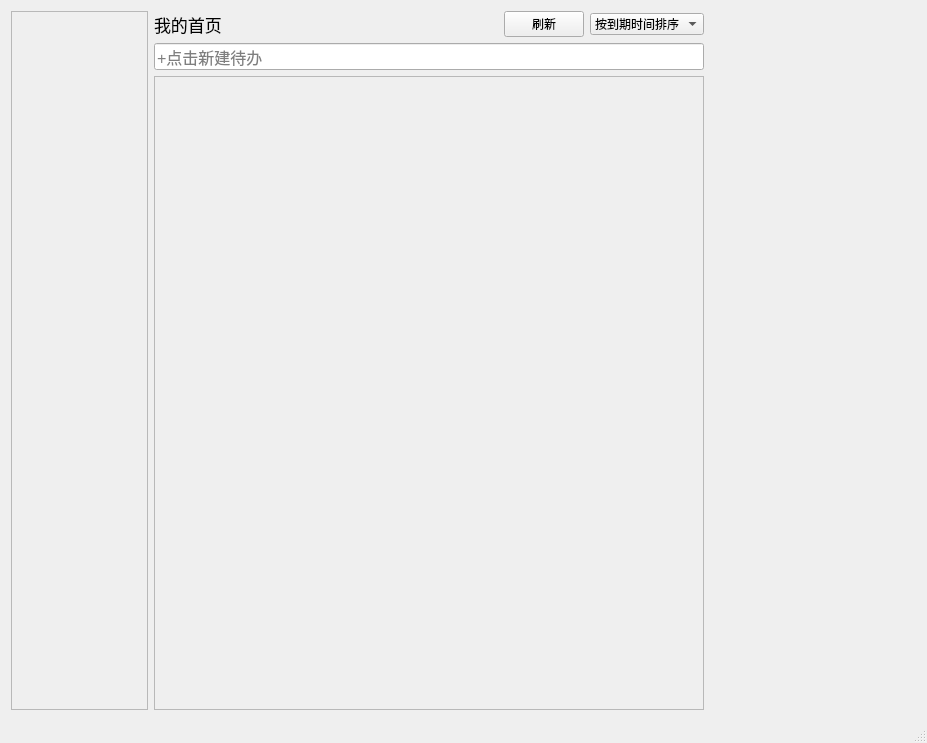
<?xml version="1.0" encoding="UTF-8"?>
<ui version="4.0">
 <class>QToDoListClass</class>
 <widget class="QMainWindow" name="QToDoListClass">
  <property name="geometry">
   <rect>
    <x>0</x>
    <y>0</y>
    <width>927</width>
    <height>743</height>
   </rect>
  </property>
  <property name="windowTitle">
   <string>QToDoList</string>
  </property>
  <widget class="QWidget" name="centralWidget">
   <layout class="QHBoxLayout" name="horizontalLayout_2" stretch="2,8,3">
    <item>
     <widget class="QScrollArea" name="scrollAreaMenus">
      <property name="widgetResizable">
       <bool>true</bool>
      </property>
      <widget class="QWidget" name="scrollAreaWidgetMenus">
       <property name="geometry">
        <rect>
         <x>0</x>
         <y>0</y>
         <width>136</width>
         <height>701</height>
        </rect>
       </property>
      </widget>
     </widget>
    </item>
    <item>
     <layout class="QVBoxLayout" name="verticalLayout">
      <item>
       <layout class="QHBoxLayout" name="horizontalLayout">
        <item>
         <widget class="QLabel" name="labelPageTitle">
          <property name="font">
           <font>
            <pointsize>13</pointsize>
           </font>
          </property>
          <property name="text">
           <string>我的首页</string>
          </property>
         </widget>
        </item>
        <item>
         <spacer name="horizontalSpacer">
          <property name="orientation">
           <enum>Qt::Horizontal</enum>
          </property>
          <property name="sizeHint" stdset="0">
           <size>
            <width>288</width>
            <height>20</height>
           </size>
          </property>
         </spacer>
        </item>
        <item>
         <widget class="QPushButton" name="btnRefresh">
          <property name="text">
           <string>刷新</string>
          </property>
         </widget>
        </item>
        <item>
         <widget class="QComboBox" name="comboBoxSort">
          <item>
           <property name="text">
            <string>按到期时间排序</string>
           </property>
          </item>
          <item>
           <property name="text">
            <string>按创建时间排序</string>
           </property>
          </item>
          <item>
           <property name="text">
            <string>按优先级排序</string>
           </property>
          </item>
         </widget>
        </item>
       </layout>
      </item>
      <item>
       <widget class="QLineEdit" name="lineAddItem">
        <property name="font">
         <font>
          <pointsize>12</pointsize>
         </font>
        </property>
        <property name="placeholderText">
         <string>+点击新建待办</string>
        </property>
       </widget>
      </item>
      <item>
       <widget class="QScrollArea" name="scrollAreaItemList">
        <property name="widgetResizable">
         <bool>true</bool>
        </property>
        <widget class="QWidget" name="scrollAreaWidgetContents">
         <property name="geometry">
          <rect>
           <x>0</x>
           <y>0</y>
           <width>548</width>
           <height>640</height>
          </rect>
         </property>
        </widget>
       </widget>
      </item>
     </layout>
    </item>
    <item>
     <widget class="SideBarWidget" name="widget" native="true"/>
    </item>
   </layout>
  </widget>
  <widget class="QStatusBar" name="statusBar"/>
 </widget>
 <layoutdefault spacing="6" margin="11"/>
 <customwidgets>
  <customwidget>
   <class>SideBarWidget</class>
   <extends>QWidget</extends>
   <header>sidebarwidget.h</header>
   <container>1</container>
  </customwidget>
 </customwidgets>
 <resources>
  <include location="qtodolist.qrc"/>
 </resources>
 <connections/>
</ui>
